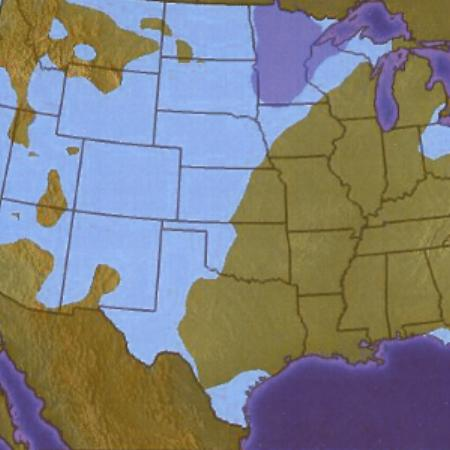
%> input picture am10_FC_am11_SE/test.jpg, 450 x 450 px
$ octave --eval "result = execute('test.jpg');"   (GNU Octave 9; MATLAB toolbox functions it lacks are replaced by stand-ins)
%> lines starting %> are read from the running program, lines starting %| are printed output that depends on the picture; in (x1, y1, x2, y2) boxes, pixels count from 0 and x2, y2 are one past the last pixel; in counts of white or black regions, pixels touching at a corner belong together; the program's own positions count from 1
### am10_FC_am11_SE/computeClutter.m
function [color_clutter, contrast_clutter, orientation_clutter] = computeClutter(inputImage, numlevels, contrast_filt_sigma, contrast_pool_sigma, color_pool_sigma, contrast_pix, color_pix, orient_pix)
%> called with inputImage = 'test.jpg', numlevels = 3, contrast_filt_sigma = 1, contrast_pool_sigma = 3, color_pool_sigma = 3, contrast_pix = 0, color_pix = 0, orient_pix = 0

% [color_clutter, contrast_clutter, orientation_clutter] = computeClutter(inputImage,
%       [numlevels], [contrast_filt_sigma], [contrast_pool_sigma], [color_pool_sigma],
%       [contrast_pix], [color_pix], [orient_pix])
%
% Computes Feature Congestion clutter map(s) of an image. Returns:
%   "color_clutter", a cell structure containing the color clutter map(s)
%   "contrast_clutter", a cell structure containing the contrast clutter map(s)
%   "orientation_clutter", a cell structure containing the orientation clutter map(s)
% As for each of the three cell structure, *{1} is another cell structure containing
%   the clutter maps at a number of scales specified by "numlevels", and *{2} is a
%   single clutter map (same size as the input image) collapsed from all scales
%
% Inputs:
%   "inputImage" is the input image. It can be a string (file name of the image),
%       or an array (the image itself).
%   "numlevels" is the number of levels. Defaults to 3.
% For all the other input parameters, please see subroutines "colorClutter.m",
% "contrastClutter.m", and "orientationClutter.m" for explanations.
%
% Reference:
% Ruth Rosenholtz, Yuanzhen Li, and Lisa Nakano. "Measuring visual_clutter".
% Journal of Vision, 7(2), 2007. http://www.journalofvision.com/7/2/

% Ruth Rosenholtz, Yuanzhen Li, and Lisa Nakano, March 2007.

% set parameters:
if ~exist('numlevels')
    numlevels = 3;
end
% color
if ~exist('color_pool_sigma')
    color_pool_sigma = 3;
end
if ~exist('color_pix')
    color_pix = 0;
end
% contrast
if ~exist('contrast_filt_sigma')
    contrast_filt_sigma = 1;
end
if ~exist('contrast_pool_sigma')
    contrast_pool_sigma = 3*contrast_filt_sigma;
end
if ~exist('contrast_pix')
    contrast_pix = 0;
end
% orientation
orient_pool_sigma = 7/2;
if ~exist('orient_pix')
    orient_pix = 0;
end

% load input image
if ischar(inputImage)
    try
        [tmp, map] = imread(inputImage);
%> tmp is the input picture: size 450x450x3 uint8; mean R, G, B 127.7, 127.7, 127.6
%> map = []
    catch
        error(sprintf('Unable to open %s image file.', inputImage))
    end
    im = double(tmp);
else
    if isnumeric(inputImage)
        im = double(inputImage);
    end
end

% The input image, im, should be a MxNx3 matrix, in which case we assume it is an RGB image.
%   If it's MxN, it's probably gray, and this program is not appropriate.
[m, n, d] = size(im);
if d==3,
    % we first convert it into the perceptually-based CIELab color space
    Lab = RGB2Lab(im);
else
    error('%s should be run on RGB color images.  Input image appears to be grayscale.\n', mfilename);
end
% get Gaussian pyramids (one for each of L,a,b)
RRLab(:,:,1) = RRgaussianPyramid(Lab(:,:,1), numlevels);
RRLab(:,:,2) = RRgaussianPyramid(Lab(:,:,2), numlevels);
RRLab(:,:,3) = RRgaussianPyramid(Lab(:,:,3), numlevels);

% compute the color clutter
[color_clutter_levels, color_clutter_map] = colorClutter(RRLab, numlevels, color_pool_sigma, color_pix);
% compute the contrast clutter
[contrast_clutter_levels, contrast_clutter_map] = contrastClutter(RRLab, numlevels, contrast_filt_sigma, contrast_pool_sigma, contrast_pix);
% compute the orientation clutter
[orient_clutter_levels, orientation_clutter_map] = orientationClutter(RRLab, numlevels, orient_pix);

% output them in cell structures
color_clutter = {color_clutter_levels, color_clutter_map};
contrast_clutter = {contrast_clutter_levels, contrast_clutter_map};
orientation_clutter = {orient_clutter_levels, orientation_clutter_map};

### am10_FC_am11_SE/RGB2Lab.m
function im_Lab=RGB2Lab(im)
% im_Lab=RGB2Lab(im)
% converts RGB color space to CIELab color space
% im is an input RGB image
% im_Lab is the output Lab image

im=double(im); %Convert unsigned 8-bit integer to double precision.

r=im(:,:,1)/255; %get r,g,b value in the range of [0,1]
g=im(:,:,2)/255;
b=im(:,:,3)/255;

% the figure from graybar.m and the infromation from the website
% http://www.cinenet.net/~spitzak/conversion/whysrgb.html, we can conclude
% that our RGB system is sRGB

% if RGB system is sRGB
indr=r>0.04045;
%> indr: size 450x450 logical; every value is 1
r(indr)=((r(indr)+0.055)/1.055).^2.4;
r(~indr)=r(~indr)/12.92;

indg=g>0.04045;
g(indg)=((g(indg)+0.055)/1.055).^2.4;
g(~indg)=g(~indg)/12.92;

indb=b>0.04045;
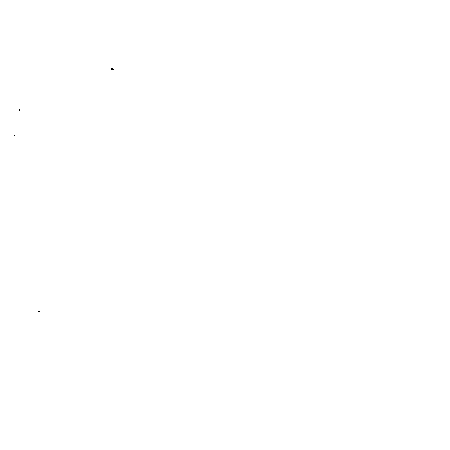
%> indb: size 450x450 logical; 100% white; black in thin lines or dots, all inside (x1, y1, x2, y2) = (14, 68, 114, 312)
b(indb)=((b(indb)+0.055)/1.055).^2.4;
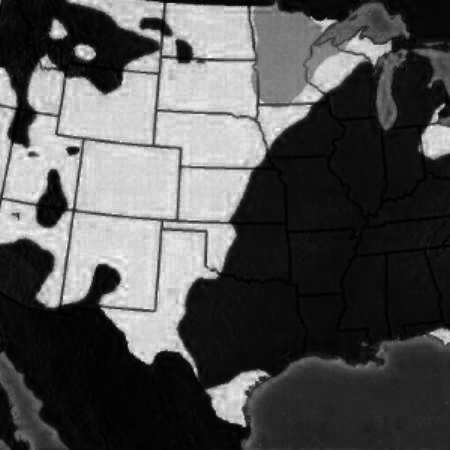
%> b: size 450x450 double; min 0.00335, max 1, mean 0.325
b(~indb)=b(~indb)/12.92;
%> b: size 450x450 double; under 0.01% of pixels changed, all inside (x1, y1, x2, y2) = (14, 68, 114, 312)

%Observer. = 2°, Illuminant = D65
X = r * 0.4124 + g * 0.3576 + b * 0.1805;
Y = r * 0.2126 + g * 0.7152 + b * 0.0722;
Z = r * 0.0193 + g * 0.1192 + b * 0.9505;

x = X /  95.047; %x=X/Xn         %Observer = 2°, Illuminant = D65
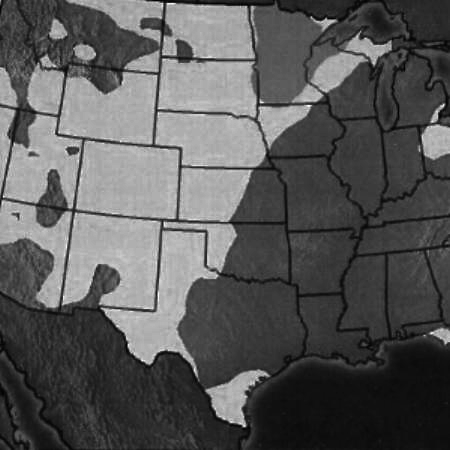
%> x: size 450x450 double; min 0.00041, max 0.00639, mean 0.00249; drawn with min black and max white
y = Y / 100.000; %y=Y/Yn
z = Z / 108.883; %z=Z/Zn

indx=x>0.008856;
%> indx: size 450x450 logical; every value is 0
x(indx)=x(indx).^(1/3);
x(~indx)=7.787*x(~indx)+16/116;

indy=y>0.008856;
y(indy)=y(indy).^(1/3);
y(~indy)=7.787*y(~indy)+16/116;

indz=z>0.008856;
%> indz: size 450x450 logical; 0.04% white in thin lines or dots, all inside (x1, y1, x2, y2) = (0, 32, 432, 396)
z(indz)=z(indz).^(1/3);
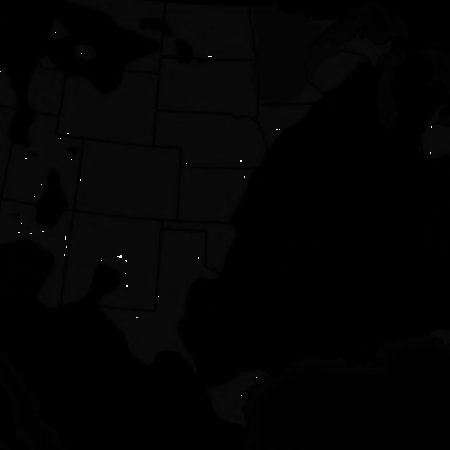
%> z: size 450x450 double; min 0.0001, max 0.211, mean 0.00321; drawn with min black and max white
z(~indz)=7.787*z(~indz)+16/116;

CIE_L = ( 116 * y ) - 16;
CIE_a = 500 * ( x - y );
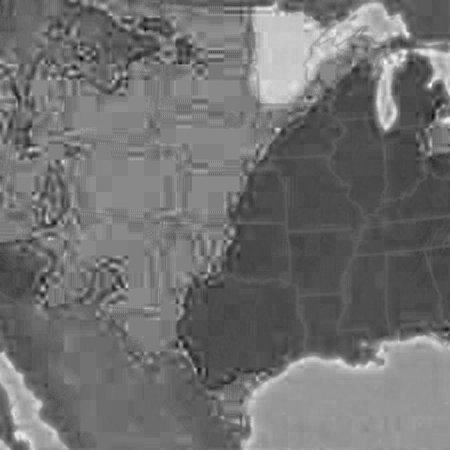
%> CIE_a: size 450x450 double; min -1.45, max 2.33, mean 0.238; drawn with min black and max white
CIE_b = 200 * ( y - z );
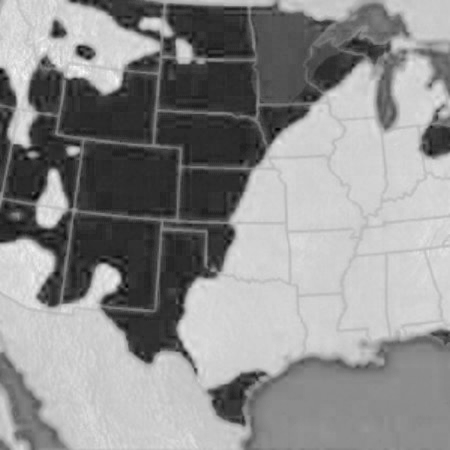
%> CIE_b: size 450x450 double; min -7.45, max 3.89, mean -1.11; drawn with min black and max white

im_Lab(:,:,1)=CIE_L;
im_Lab(:,:,2)=CIE_a;
im_Lab(:,:,3)=CIE_b;
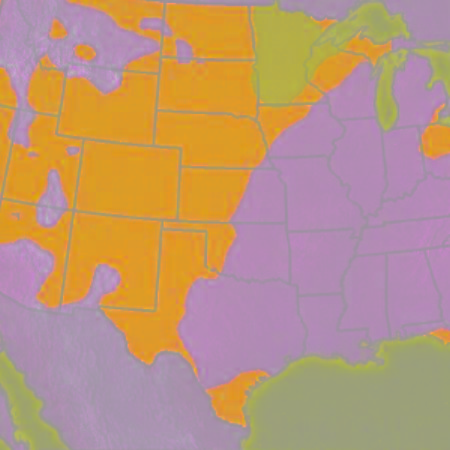
%> im_Lab: size 450x450x3 double; mean R, G, B 2.2, 0.238, -1.11; drawn with min black and max white

### am10_FC_am11_SE/reduce.m
function image2 = reduce(image0,kernel)
% Reduce: for building Gaussian or Laplacian pyramids. 1-D separable kernels.
%
% imnew = reduce(im0)		Reduce w/default kernel: [.05 .25 .4 .25 .05]
% imnew = reduce(im0,kern)	Reduce with kern; sums to unity.

% Ruth Rosenholtz

if nargin == 1,
	% Default kernel
	kernel = [0.05 0.25 0.4 0.25 0.05];
end;

[ysize xsize] = size(image0);

image0 = filt2(kernel,image0);		% Filter horizontally.
					% filt2 is filter2 with reflection.
image1 = image0(:,1:2:xsize);

image1 = filt2(kernel',image1);		% Filter vertically.
image2 = image1(1:2:ysize,:);

return

### am10_FC_am11_SE/filt2.m
function im2 = filt2(kernel,im1,reflect_style)
% im2 = filt2(kernel,im1,reflect_style)
% Improved version of filter2, which includes reflection.
% Default style is 'odd'.  Also can be 'even', or 'wrap'.
% im2 = filt2(kern,image)	apply kern with odd refl (default).
% im2 = filt2(kern,image,'even')	Use even reflection.
% im2 = filt2(kern,image,128)	Fill with 128's.

% Ruth Rosenholtz

if nargin==2, reflect_style = 'odd'; end

[ky,kx] = size(kernel);
[iy,ix] = size(im1);

imbig = addborder(im1,kx-1,ky-1,reflect_style);
imbig = conv2(imbig,kernel,'same');
im2 = imbig(ky:ky-1+iy, kx:kx-1+ix);

### am10_FC_am11_SE/addborder.m
function imbig = addborder(im,xbdr,ybdr,arg);
% [5 lines of commented-out code are left out]

[ysize, xsize] = size(im)

%--------if arg is a number, fill border with its value.
if ~isstr(arg)
	imbig = arg*ones((ysize + 2*ybdr), (xsize + 2*xbdr));
	imbig((ybdr+1):(ybdr+ysize), (xbdr+1):(xbdr+xsize)) = im;

%--------Else use a reflection method. First check thickness.
elseif ((xbdr > xsize-1) | (ybdr > ysize-1)),
	 error('borders must be thinner than image');

% -----------------------Even reflections.
elseif strcmp(arg,'even')
	%--set up array
	imbig = zeros((ysize + 2*ybdr), (xsize + 2*xbdr));
	imbig((ybdr+1):(ybdr+ysize), (xbdr+1):(xbdr+xsize)) = im;
	%--do reflections
	if (xbdr >= 1),
		imbig((ybdr+1):(ybdr+ysize), xbdr:-1:1) =...
			im(:,1:xbdr);
		imbig((ybdr+1):(ybdr+ysize),(xbdr+xsize+1):(2*xbdr+xsize))...
				 = im(:,xsize:-1:xsize-xbdr+1);
	end
	if (ybdr >= 1),
		imbig(ybdr:-1:1,:) = imbig(ybdr+1:ybdr+ybdr,:);
		imbig((ybdr+ysize+1):(2*ybdr+ysize), :)...
			 = imbig(ybdr+ysize:-1:ysize+1, :);
	end

% ---------------------odd reflections.
elseif strcmp(arg,'odd')
%--set up array
	imbig = zeros((ysize + 2*ybdr), (xsize + 2*xbdr));
	imbig((ybdr+1):(ybdr+ysize), (xbdr+1):(xbdr+xsize)) = im;
%--do reflections.  Skip it if bdr is 0 or less.
	if (xbdr >= 1),
		imbig((ybdr+1):(ybdr+ysize), xbdr:-1:1) = im(:,2:xbdr+1);
		imbig((ybdr+1):(ybdr+ysize),(xbdr+xsize+1):(2*xbdr+xsize))...
			 = im(:,xsize-1:-1:xsize-xbdr);
	end
	if (ybdr >= 1),
		imbig(ybdr:-1:1,:) = imbig(ybdr+2:ybdr+ybdr+1,:);
		imbig((ybdr+ysize+1):(2*ybdr+ysize), :)...
			 = imbig(ybdr+ysize-1:-1:ysize, :)
	end

% ---------------------Wraparound
elseif strcmp(arg,'wrap')
%--set up array
	imbig = zeros((ysize + 2*ybdr), (xsize + 2*xbdr));
	imbig((ybdr+1):(ybdr+ysize), (xbdr+1):(xbdr+xsize)) = im;
%--do reflections
	if (xbdr >= 1),
		imbig((ybdr+1):(ybdr+ysize), 1:xbdr) = im(:,xsize-xbdr+1:xsize);
		imbig((ybdr+1):(ybdr+ysize),(xbdr+xsize+1):(2*xbdr+xsize))...
			 = im(:,1:xbdr);
	end
	if (ybdr >= 1),
		imbig(1:ybdr,:) = imbig(ysize+1:ysize+ybdr,:);
		imbig((ybdr+ysize+1):(2*ybdr+ysize), :)...
			 = imbig(ybdr+1:ybdr+ybdr, :);
	end

else  error('unknown border style');

end

### am10_FC_am11_SE/RRgaussianPyramid.m
function pyramid = RRgaussianPyramid(im, numLevels)
%> called with numLevels = 3
% pyramid = RRgaussianPyramid(im, numLevels)
%
% Computes a GaussianPyramid of image im, with numLevels levels.
% Does not include the highest frequency level (the original image).
% Returns a cell structure containing the levels of the pyramid.
%
% Reference:
% Burt, P., & Adelson, E.H. The Laplacian Pyramid as a
% Compact Image Code. IEEE Trans. on Communication,
% COM-31:532-540, 1983.

% code by Ruth Rosenholtz

% The "gaussian" is a separable filter:
% G = [0.05, 0.25, 0.40, 0.25, 0.05].

pyramid = cell(numLevels, 1);
pyramid{1} = im;
for i=2:numLevels,
    if i==2,
        tmp = im;
    else
        tmp = pyramid{i-1};
    end
    pyramid{i} = reduce(tmp);
    % This uses my old reduce program, which reflects the image about the
    % border before filtering, to minimize edge effects.
end
%> (the rest of the program and of its run is left out)
